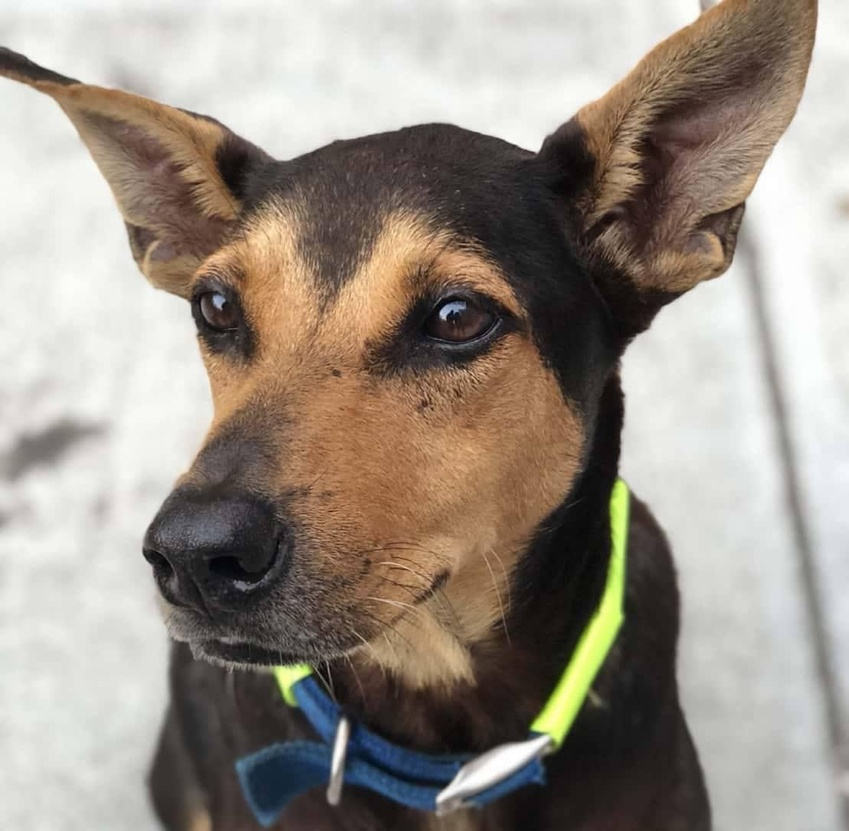
#> input picture example/none.jpg, 849 x 831 px, shrunk from 1108 x 1084 before the run
$ python test_filter.py
#> lines starting #> are read from the running program, lines starting #| are printed output that depends on the picture
### src/filters.py
import numpy as np
import gputools
import time


def gray_scale(image, **param):
    gray = 0.299 * image[:, :, 0] + 0.587 * \
        image[:, :, 1] + 0.114 * image[:, :, 2]
    return gray


def blur(image, **param):
    kernel = param.get('kernel', (3, 3))
    sigma = param.get('sigma', 3)
    g = gauss2D(shape=kernel, sigma=sigma)
    blur_img = _filter3d(image, g)
    return blur_img


# [7 lines left out: function sharpen, not called in this run]


def invert(image, **param):
    return 255-image


# [39 lines left out: functions power, enhance, sobel, edge_detect, not called in this run]


def _filter2d(image, filter):
    return gputools.convolve(image, filter)


def _filter3d(image, filter):
    output = np.zeros_like(image)
    output[:, :, 0] = gputools.convolve(image[:, :, 0], filter)
    output[:, :, 1] = gputools.convolve(image[:, :, 1], filter)
    output[:, :, 2] = gputools.convolve(image[:, :, 2], filter)

    return output


def gauss2D(shape=(3, 3), sigma=3):
    m, n = [(ss-1)/2 for ss in shape]
    y, x = np.ogrid[-m:m+1, -n:n+1]
    h = np.exp(-(x*x + y*y) / (2.*sigma*sigma))
    if h.sum() != 0:
        h[h < np.finfo(h.dtype).eps*h.max()] = 0
        return h/h.sum()
    return h

### src/test_filter.py
import matplotlib.pyplot as plt
from skimage.io import imread, imsave
from filters import *

if __name__ == "__main__":
    filename = '../example/none.jpg'
    image = imread(filename)
#> image is the input picture: shape (831, 849, 3); mean R, G, B 154, 144.8, 134.7

    plt.figure()
    plt.imshow(image)

    gray = gray_scale(image).astype('uint8')
#> in gray_scale, `gray = 0.299 * image[:, :, 0] + 0.587 * \ image[:, :, 1] + 0.114 * ima..`:
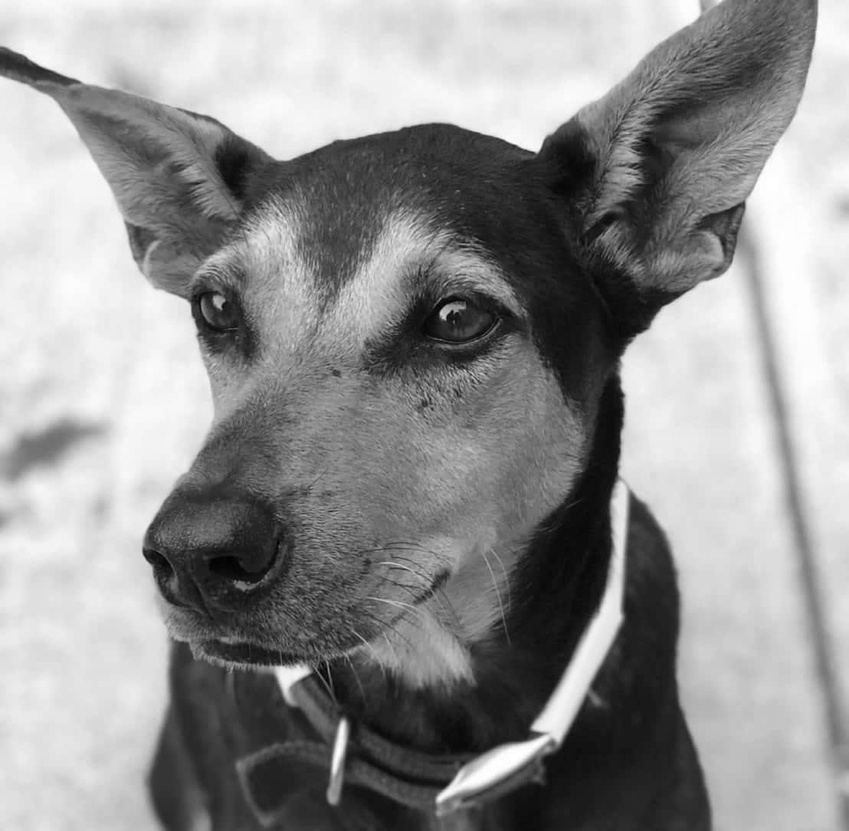
#> gray: shape (831, 849) float64; min 1, max 255, mean 146.4
    plt.figure()
    plt.imshow(gray, cmap='gray')
    imsave('../example/gray_scale.jpg', gray)

    freq = 3
    blurred = blur(image, kernel=(freq*4+1, freq*4+1),
                   sigma=freq).astype('uint8')
#> (the run stopped early here; a loop or call above may not have finished)

$ run again, with example/enhanced.jpg copied over example/none.jpg
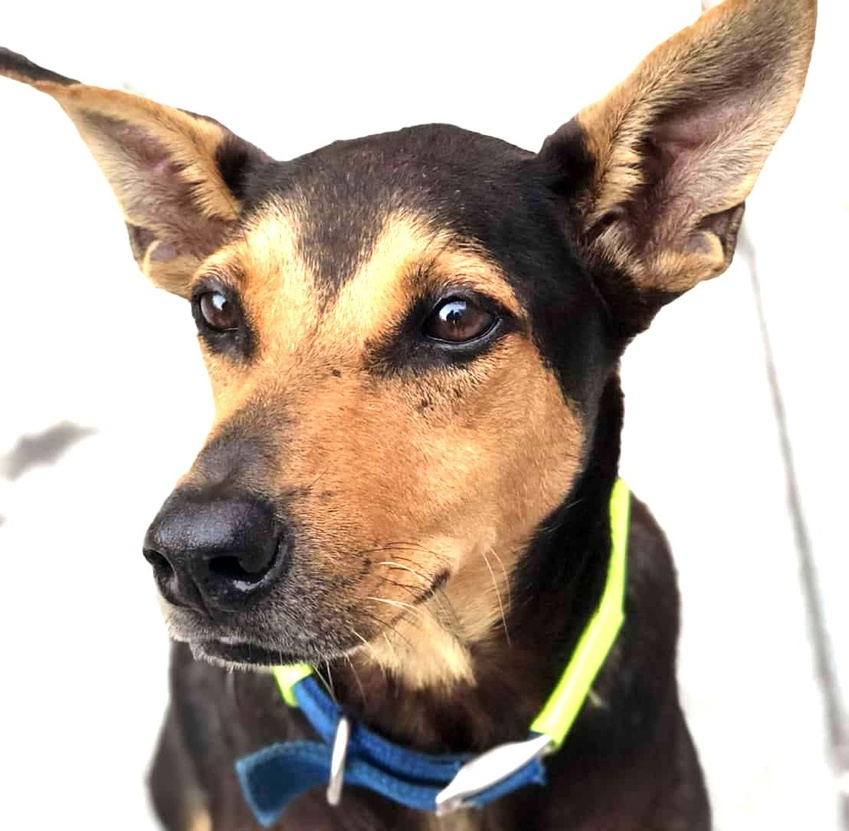
#> input picture example/enhanced.jpg, 849 x 831 px, shrunk from 1108 x 1084 before the run
#> image is the input picture: shape (831, 849, 3); mean R, G, B 184.6, 171.4, 159.9
#> in gray_scale, `gray = 0.299 * image[:, :, 0] + 0.587 * \ image[:, :, 1] + 0.114 * ima..`:
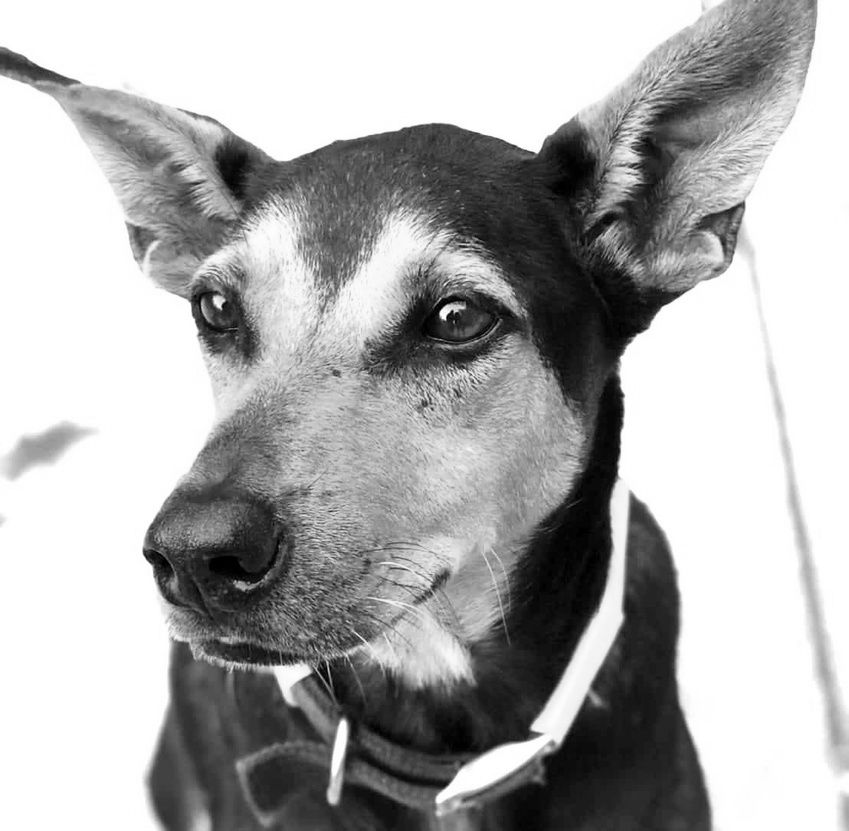
#> gray: shape (831, 849) float64; min 0, max 255, mean 174
